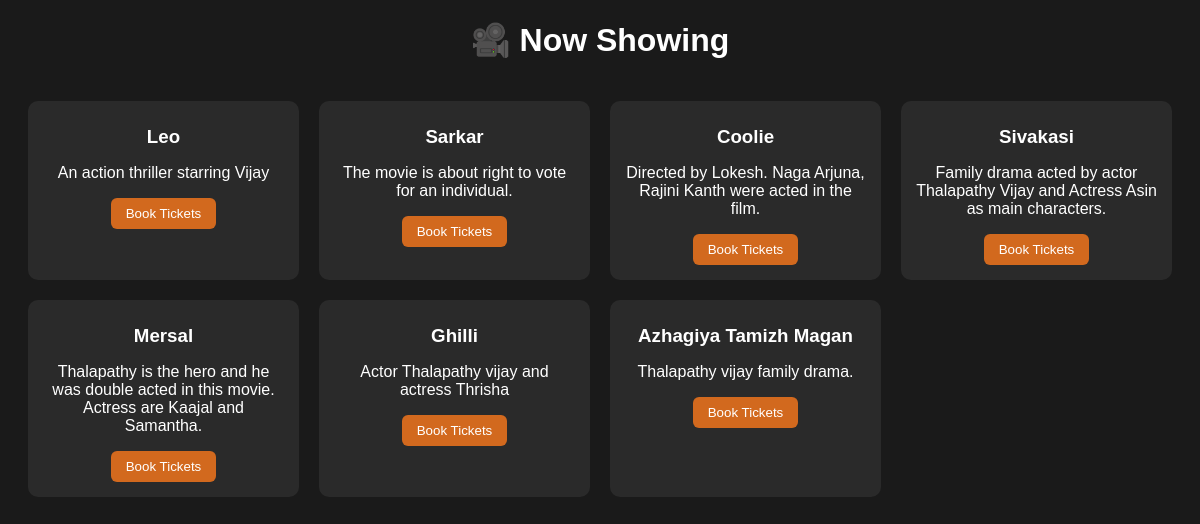
The app's page /movies.php with its own data.
### tables this page shows
CREATE TABLE `movies` (
  `id` int(11) NOT NULL,
  `theater_id` int(11) DEFAULT NULL,
  `title` varchar(100) NOT NULL,
  `description` text,
  `show_time` datetime DEFAULT NULL,
  `seats_available` int(11) DEFAULT '50',
  `ticket_price` decimal(10,2) NOT NULL DEFAULT '150.00'
);

### movies.php (the view, shortened to what this page needs)
<?php
include 'config.php';
$sql = "SELECT * FROM movies";
$result = $conn->query($sql);
?>
<!DOCTYPE html>
<html>
<head>
</head>
<body>
  <h1 style="text-align:center;">🎥 Now Showing</h1>
  <div class="movie-grid">
    <?php while ($row = $result->fetch_assoc()) { ?>
      <div class="movie-card">
        <h3><?php echo $row['title']; ?></h3>
        <p><?php echo $row['description']; ?></p>
        <button class="book-btn" onclick="window.location.href='book.php?movie_id=<?php echo $row['id']; ?>'">Book Tickets</button>
      </div>
    <?php } ?>
  </div>
</body>
</html>

### movies.php (style rules this page uses)
body { font-family: Arial; background: #1a1a1a; color: white; }
.movie-grid { display: grid; grid-template-columns: repeat(4, 1fr); gap: 20px; padding: 20px; }
.movie-card { background: #2a2a2a; padding: 15px; border-radius: 10px; text-align: center; }
.movie-card h3 { margin: 10px 0; }
.book-btn { padding: 8px 15px; background: chocolate; border: none; border-radius: 6px; color: white; cursor: pointer; }

### records on screen
movies: title "Leo", description "An action thriller starring Vijay"
movies: title "Sarkar", description "The movie is about right to vote for an individual."
movies: title "Coolie", description "Directed by Lokesh. Naga Arjuna, Rajini Kanth were acted in the film."
movies: title "Sivakasi", description "Family drama acted by actor Thalapathy Vijay and Actress Asin as main characters."
movies: title "Mersal", description "Thalapathy is the hero and he was double acted in this movie. Actress are Kaajal and Samantha."
movies: title "Ghilli", description "Actor Thalapathy vijay and actress Thrisha"
movies: title "Azhagiya Tamizh Magan", description "Thalapathy vijay family drama."
